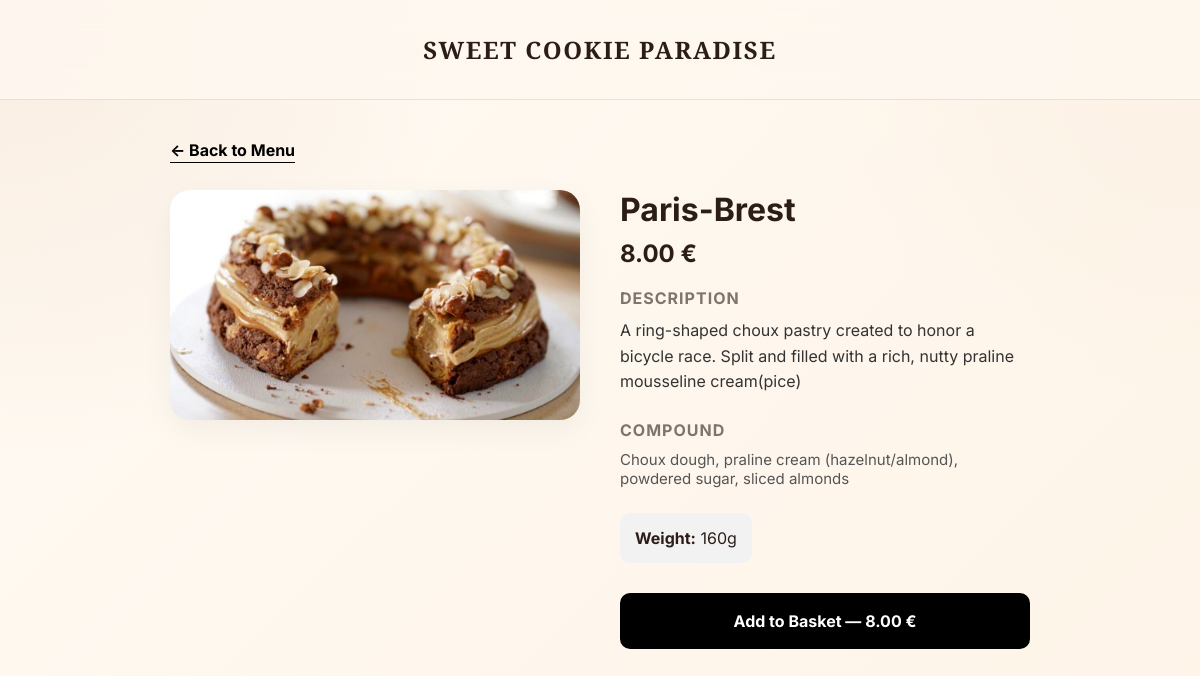
The app's page /bake/4 with its own data.
### orders/models.py (models this page shows, shortened)
class Food(models.Model):
    Name = models.CharField('Name', max_length=30)
    Сompound = models.CharField('Compound', max_length=100)
    Description = models.TextField('Description', max_length=200)
    Price = models.DecimalField(max_digits=10, decimal_places=2)
    Weight = models.CharField('Weight', max_length=100)
    image = models.ImageField('Image', upload_to='foods/', blank=True, null=True)

### User/views.py (the view)
# urls.py: path('bake/<int:pk>', views.food_detail, name='food_detail'),
def food_detail(request, pk):
    food = get_object_or_404(Food, pk=pk)
    return render(request, 'Bake.html', {'food': food})

### BackeryProject/templates/Bake.html (shortened to what this page needs)
{% load static %}
<!DOCTYPE html>
<html lang="en">
<head>
    <link rel="stylesheet" href="{% static 'style.css' %}" />
</head>
<body style="background-color: #fafafa;">
    <header class="header">
        <div class="container" style="display: flex; justify-content: center;">
            <nav class="nav" aria-label="Primary navigation">
                <p class="brand" style="margin: 0;">
                    <span style="display: inline-block; margin-top: 15px; margin-bottom: 15px; font-size: 24px;">
                        Sweet Сookie Paradise
                    </span>
                </p>
            </nav>
        </div>
    </header>
    <main class="section" style="padding-top: 40px;">
        <div class="container" style="max-width: 900px; margin: 0 auto; padding: 0 20px;">
            <div style="margin-bottom: 30px;">
                <a href="/Menu" style="text-decoration: none; color: #000; font-weight: bold; font-size: 16px; border-bottom: 1px solid #000; padding-bottom: 2px;">
                    ← Back to Menu
                </a>
            </div>
            <div class="product-detail-grid" style="display: grid; grid-template-columns: repeat(auto-fit, minmax(300px, 1fr)); gap: 40px; align-items: start;">
                <div class="product-image">
                    {% if food.image %}
                        <img src="{{ food.image.url }}" alt="{{ food.Name }}" style="width: 100%; border-radius: 20px; box-shadow: 0 10px 30px rgba(0,0,0,0.05);">
                    {% else %}
                        <div style="width: 100%; height: 400px; background: #eee; border-radius: 20px; display: flex; align-items: center; justify-content: center;">
                            No Image
                        </div>
                    {% endif %}
                </div>
                <div class="product-info">
                    <h1 style="margin: 0 0 10px 0; font-size: 32px;">{{ food.Name }}</h1>
                    <p style="font-size: 24px; font-weight: bold; margin-bottom: 20px;">{{ food.Price }} €</p>
                    <div style="margin-bottom: 25px;">
                        <h3 style="font-size: 16px; text-transform: uppercase; letter-spacing: 1px; margin-bottom: 10px; opacity: 0.6;">Description</h3>
                        <p style="line-height: 1.6; font-size: 16px; color: #333;">{{ food.Description }}</p>
                    </div>
                    <div style="margin-bottom: 25px;">
                        <h3 style="font-size: 16px; text-transform: uppercase; letter-spacing: 1px; margin-bottom: 10px; opacity: 0.6;">Compound</h3>
                        <p style="font-size: 15px; color: #555;">{{ food.Сompound }}</p>
                    </div>
                    <div style="margin-bottom: 30px; padding: 15px; background: #f2f2f2; border-radius: 10px; display: inline-block;">
                        <span style="font-weight: bold;">Weight:</span> {{ food.Weight }}
                    </div>
                    <div class="actions">
                        <a href="{% url 'basket_add' food.id %}" style="display: block; text-align: center; background: #000; color: #fff; text-decoration: none; padding: 18px; border-radius: 10px; font-weight: bold; transition: opacity 0.2s;">
                            Add to Basket — {{ food.Price }} €
                        </a>
                    </div>
                </div>
            </div>
        </div>
    </main>
</body>
</html>

### BackeryProject/static/style.css (style rules this page uses)
* { margin: 0; padding: 0; box-sizing: border-box; }
html { scroll-behavior: smooth; }
body { margin: 0; min-height: 100vh; font-family: 'Inter', system-ui, -apple-system, BlinkMacSystemFont, 'Segoe UI', sans-serif; transition: background 0.2s ease, color 0.2s ease; }
a { color: inherit; text-decoration: none; }
img { max-width: 100%; display: block; }
.container { width: min(1160px, calc(100% - 32px)); margin: 0 auto; }
body.theme-cream { --bg: #fef8f0; --bg-soft: #fffaf2; --paper: rgba(255, 250, 240, 0.92); --paper-solid: #fff6ea; --ink: #2c1e16; --muted: #7a5a4a; --accent: #c68b5e; --accent-soft: #e2bc9a; --border: rgba(44, 30, 22, 0.1); --border-strong: rgba(44, 30, 22, 0.18); --shadow: 0 24px 70px rgba(72, 45, 31, 0.1); --shadow-strong: 0 30px 90px rgba(72, 45, 31, 0.14); --radius-xl: 30px; --radius-lg: 24px; --radius-md: 18px; --body-bg: radial-gradient(circle at top left, rgba(198, 139, 94, 0.12), transparent 32%), radial-gradient(circle at top right, rgba(226, 188, 154, 0.1), transparent 28%), linear-gradient(135deg, #fffaf3 0%, #fef4e8 100%); --header-bg: rgba(254, 248, 240, 0.88); --btn-primary-bg: linear-gradient(135deg, #c68b5e, #a56e48); --btn-primary-text: #fff; --btn-secondary-bg: rgba(255, 250, 240, 0.9); --btn-secondary-border: var(--border); --btn-secondary-text: #2c1e16; --hero-card-overlay: linear-gradient(180deg, rgba(44, 30, 22, 0.02) 0%, rgba(44, 30, 22, 0.2) 100%); --hero-badge-bg: rgba(255, 250, 240, 0.94); --promo-bg: linear-gradient(135deg, #f2e3d5 0%, #e9d4c0 100%); --promo-text-color: #2c1e16; --promo-stat-bg: rgba(255, 255, 245, 0.8); --promo-stat-text: #2c1e16; --promo-stat-span: #6b4e3e; --promo-circle-bg: radial-gradient(circle at 30% 30%, #fff2e6 0%, #e9c8ae 56%, #c68b5e 100%); --promo-circle-text: #2c1e16; --promo-circle-span: #4e3526; --input-bg: #fffefc; --input-placeholder: rgba(44, 30, 22, 0.4); --tag-bg: rgba(198, 139, 94, 0.12); --tag-border: rgba(198, 139, 94, 0.2); }
body { color: var(--ink); background: var(--body-bg); }
.header { position: sticky; top: 0; z-index: 50; backdrop-filter: blur(18px); background: var(--header-bg); border-bottom: 1px solid var(--border); }
.nav { display: flex; justify-content: space-between; align-items: center; gap: 18px; padding: 18px 0; }
.brand { display: inline-flex; align-items: center; gap: 12px; font-family: 'Playfair Display', serif; font-weight: 700; letter-spacing: 0.1em; text-transform: uppercase; font-size: 0.98rem; }
.section { padding: 32px 0; }

### records on screen
Food: image (picture), Name "Paris-Brest", Price "8.00", Description "A ring-shaped choux pastry created to honor a bicycle race. Split and filled with a rich, nutty praline mousseline cream(pice)", Сompound "Choux dough, praline cream (hazelnut/almond), powdered sugar, sliced almonds", Weight "160g"
